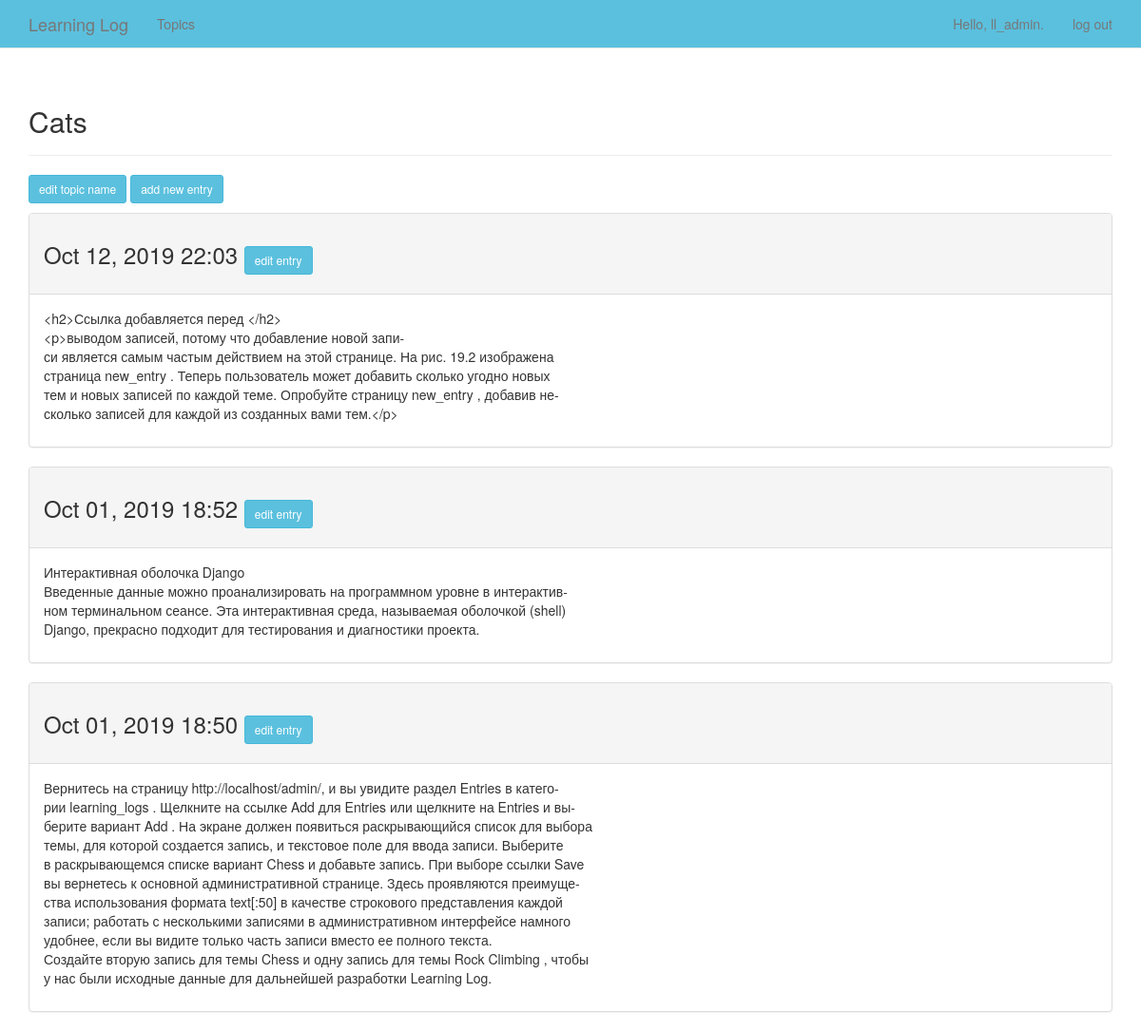
The app's page /topics/1/ (signed in), older data.
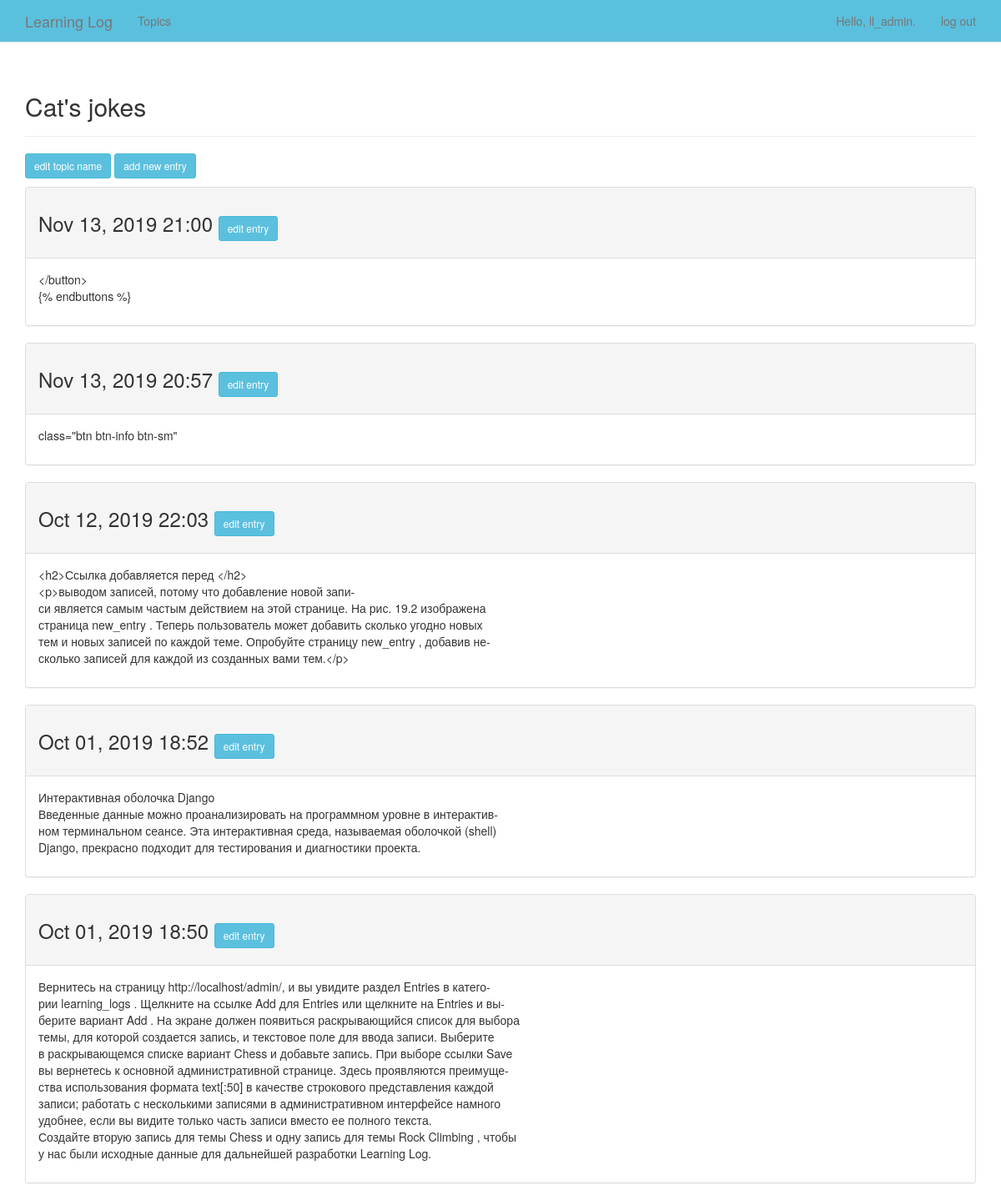
The same page, newer data.
### learning_logs/models.py (models this page shows, shortened)
class Topic(models.Model):
    text = models.CharField(max_length=200)
    date_added = models.DateTimeField(auto_now_add=True)
    owner = models.ForeignKey(User, on_delete=models.CASCADE)
    def __str__(self):
        return self.text

class Entry(models.Model):
    topic = models.ForeignKey(Topic, on_delete=models.CASCADE, )
    text = models.TextField()
    date_added = models.DateTimeField(auto_now_add=True)
    class Meta:
        verbose_name_plural = 'entries'

### learning_logs/views.py (the view)
# urls.py: path('topics/<int:topic_id>/', views.topic, name='topic'),
@login_required
def topic(request, topic_id):
    topic = Topic.objects.get(id=topic_id)
    if topic.owner != request.user:
        raise Http404
    entries = topic.entry_set.order_by('-date_added')
    context = {'topic': topic, 'entries': entries}
    return render(request, 'learning_logs/topic.html', context)

### learning_logs/templates/learning_logs/topic.html
{% extends "learning_logs/base.html" %}
{% block header %}
<h2>{{ topic }}</h2>
{% endblock header %}
{% block content %}
<p>
    <a href="{% url 'learning_logs:edit_topic' topic.id %}" class="btn btn-info btn-sm">edit topic name</a>
    <a href="{% url 'learning_logs:new_entry' topic.id %}" class="btn btn-info btn-sm">add new entry</a>
</p>
{% for entry in entries %}
<div class="panel panel-default">
    <div class="panel-heading">
        <h3>
            {{ entry.date_added|date:'M d, Y H:i' }}
            <small>
                <a href="{% url 'learning_logs:edit_entry' entry.id %}" class="btn btn-info btn-sm">
                    edit entry</a>
            </small>
        </h3>
    </div>
    <div class="panel-body">
        {{ entry.text|linebreaks }}
    </div>
</div>
{% empty %}
<h3>There are no entries for this topic yet.</h3>
{% endfor %}
{% endblock content %}

### learning_logs/templates/learning_logs/base.html (shortened to what this page needs)
{% load bootstrap3 %}
<!DOCTYPE html>
<html lang="en">
<head>
    {% bootstrap_css %}
</head>
<body>
<nav class="navbar navbar-default navbar-static-top" style="background-color: #5bc0de;">
    <div class="container">
        <div class="navbar-header">
            <a class="navbar-brand" href="{% url 'learning_logs:index' %}">
                Learning Log</a>
        </div>
        <div id="navbar" class="navbar-collapse collapse">
            <ul class="nav navbar-nav">
                <li><a href="{% url 'learning_logs:topics' %}">Topics</a></li>
            </ul>
            <ul class="nav navbar-nav navbar-right">
                {% if user.is_authenticated %}
                <li><a>Hello, {{ user.username }}.</a></li>
                <li><a href="{% url 'users:logout' %}">log out</a></li>
                {% else %}
                <li><a href="{% url 'users:register' %}">register</a></li>
                <li><a href="{% url 'users:login' %}">log in</a></li>
                {% endif %}
            </ul>
        </div>
    </div>
</nav>
<div class="container">
    <div class="page-header">
        {% block header %}{% endblock header %}
    </div>
    <div>
        {% block content %}{% endblock content %}
    </div>
</div>
</body>
</html>

Row changes from the older to the newer data that the page shows:
changed Topic: text "Cats" → "Cat's jokes"
added Entry: date_added "Nov 13, 2019 21:00", text "</button> {% endbuttons %}"
added Entry: date_added "Nov 13, 2019 20:57", text "class=\"btn btn-info btn-sm\""
